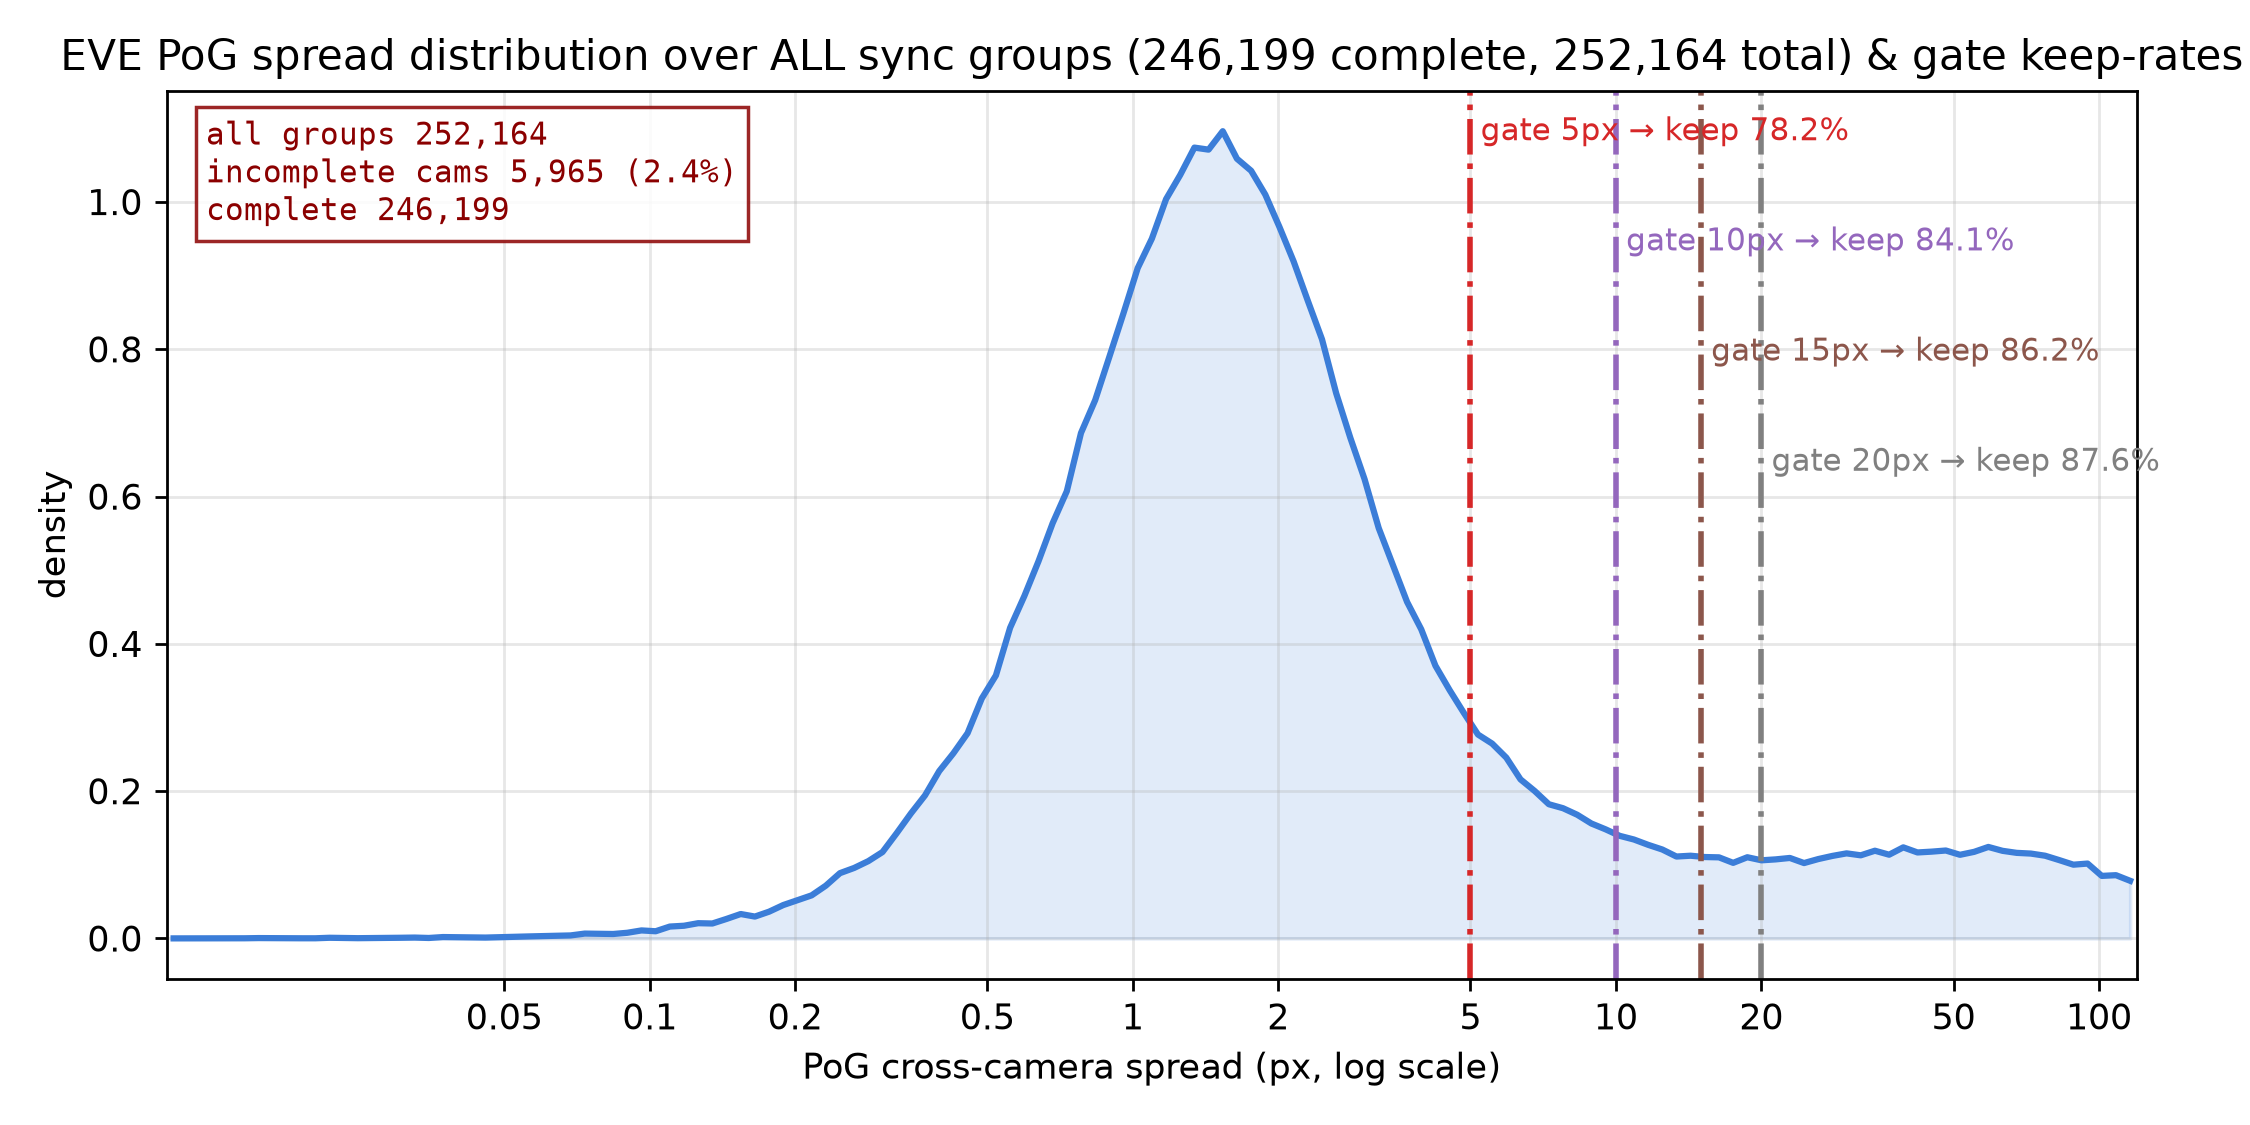

The script that saved this image:
"""PoG 跨相机离散门控阈值统计（全量组，2026-08-30 留档）

对 EVE 全部同步组（44 被试，不抽样）计算 PoG 跨相机离散（px），统计各门控
阈值（5/10/15/20px）相对**整个数据集**的保留/丢失比例，供阈值决策。
离散定义与 pos_hcs_consistency.py 组门控一致：四相机 PoG 屏幕坐标到均值的
最大欧氏距离（px）。

输出（本目录）:
  pog_spread_gate_stats.csv   阈值 | 保留组 | 占全部组 | 占四相机齐 | 额外再弃
  pog_spread_gate_stats.png   全量离散分布 + 各阈值保留率
用法（仓库根目录）:
  /ssd/conda/envs/yanglinxuan/opengaze/bin/python \
  preprocess/zhang2015-specific-face-model/get_face_model/eve/metrics/frame_consistency/pog_spread_gate_stats.py
"""
import json
import sys
from pathlib import Path

import h5py

import matplotlib
matplotlib.use('Agg')
import matplotlib.pyplot as plt
import numpy as np
from tqdm import tqdm

HERE = Path(__file__).resolve().parent
PROJECT_ROOT = HERE.parents[5]
sys.path.insert(0, str(PROJECT_ROOT))

from utils.logger import get_logger

log = get_logger('preprocess.specific_face_model.eve.pog_spread_gate_stats')

LM = Path('/media/yanglinxuan/zyx/EVE_dataset/eve_dataset/landmarks')
RAW = Path('/media/yanglinxuan/zyx/EVE_dataset/eve_dataset')
CAMS = ['basler', 'webcam_l', 'webcam_c', 'webcam_r']
THRESHOLDS = (5, 10, 15, 20)


def collect():
    """全部同步组 → (相机不齐数, 四相机齐组的离散数组)"""
    n_total = n_incomplete = 0
    spreads = []
    for sp in ('train', 'test'):
        for p in tqdm(sorted(LM.joinpath(sp).glob('*.h5')),
                      desc=f'{sp} subjects', unit='subj'):
            subj = p.stem
            with h5py.File(p, 'r') as f:
                fr = f['frame_index'][:].ravel()
                ci = f['cam_index'][:].ravel()
                st = f['step_index'][:].ravel()
                steps = json.loads(f.attrs['steps'])
            by = {}
            for r in range(len(fr)):
                c, rf, si = int(ci[r]), int(fr[r]), int(st[r])
                by.setdefault((rf // 2 if c == 0 else rf, si), []).append((c, rf))
            pog_cache = {}
            for (sync_f, si), rows in by.items():
                n_total += 1
                if set(c for c, _ in rows) != set(range(4)):
                    n_incomplete += 1
                    continue
                step = steps[si]
                vals = []
                for c, rf in rows:
                    if (si, c) not in pog_cache:
                        with h5py.File(RAW / subj / step / f'{CAMS[c]}.h5',
                                       'r') as hf:
                            pog_cache[(si, c)] = np.array(
                                hf['face_PoG_tobii/data'])
                    dat = pog_cache[(si, c)]
                    vals.append(dat[min(rf, len(dat) - 1)])
                P = np.stack(vals)
                spreads.append(float(
                    np.max(np.linalg.norm(P - P.mean(0), axis=1))))
    return n_total, n_incomplete, np.array(spreads)


def main():
    n_total, n_incomplete, S = collect()
    n_complete = len(S)
    kept = {t: int((S <= t).sum()) for t in THRESHOLDS}
    kept20 = kept[20]

    csv = HERE / 'pog_spread_gate_stats.csv'
    with open(csv, 'w') as f:
        f.write('gate_px,kept_groups,pct_of_all,pct_of_complete,'
                'extra_drop_vs_20px\n')
        for t in THRESHOLDS:
            extra = '0.0%' if t == 20 else f'{(kept20 - kept[t]) / n_total:.1%}'
            f.write(f'{t},{kept[t]},{kept[t] / n_total:.3f},'
                    f'{kept[t] / n_complete:.3f},{extra}\n')
    log.info(f'全部同步组 {n_total:,} | 相机不齐 {n_incomplete:,} '
             f'({n_incomplete / n_total:.1%}) | 四相机齐 {n_complete:,}')
    for t in THRESHOLDS:
        extra = 0 if t == 20 else (kept20 - kept[t]) / n_total
        log.info(f'门控 ≤{t:>2}px: 保留 {kept[t]:>9,} '
                 f'({kept[t] / n_total:.1%} of 全部, '
                 f'{kept[t] / n_complete:.1%} of 四相机齐) | '
                 f'较 20px 再弃 {extra:.1%}')

    # 分布图（对数横轴，风格同 hcs_true6_dist / pog_spread_dist）
    fig, ax = plt.subplots(figsize=(9, 4.5))
    hi = 120.0
    lo = max(1e-2, S[S > 0].min() * 0.6)
    bins = np.logspace(np.log10(lo), np.log10(hi), 140)
    cnt, edges = np.histogram(S, bins=bins)
    dens = cnt / (len(S) * np.diff(np.log10(bins)))
    centers = np.sqrt(edges[:-1] * edges[1:])
    ax.plot(centers, dens, lw=1.8, color='#3b7dd8')
    ax.fill_between(centers, dens, alpha=0.15, color='#3b7dd8')
    ax.set_xscale('log')
    top = ax.get_ylim()[1]
    ys = [top * 0.97, top * 0.84, top * 0.71, top * 0.58]   # 每 4 个一错开
    marks = []
    for t in THRESHOLDS:
        marks.append((f'gate {t}px → keep {kept[t] / n_total:.1%}', t,
                      {5: 'tab:red', 10: 'tab:purple',
                       15: 'tab:brown', 20: 'gray'}[t]))
    marks.sort(key=lambda m: m[1])
    for i, (lbl, v, c) in enumerate(marks):
        ax.axvline(v, color=c, ls='-.', lw=1.6)
        ax.text(v * 1.05, ys[i % 4], lbl, color=c, fontsize=9,
                ha='left', va='top')
    ax.text(0.02, 0.97,
            f'all groups {n_total:,}\nincomplete cams {n_incomplete:,} '
            f'({n_incomplete / n_total:.1%})\ncomplete {n_complete:,}',
            transform=ax.transAxes, ha='left', va='top', fontsize=9,
            color='darkred', family='monospace',
            bbox=dict(fc='white', ec='darkred', alpha=0.85, pad=3))
    ax.set_xlim(lo, hi)
    ticks = [v for v in (0.05, 0.1, 0.2, 0.5, 1, 2, 5, 10, 20, 50, 100)
             if lo <= v <= hi]
    ax.set_xticks(ticks)
    ax.set_xticklabels([f'{v:g}' for v in ticks])
    ax.minorticks_off()
    ax.set_xlabel('PoG cross-camera spread (px, log scale)')
    ax.set_ylabel('density')
    ax.set_title(f'EVE PoG spread distribution over ALL sync groups '
                 f'({len(S):,} complete, {n_total:,} total) & gate keep-rates')
    ax.grid(alpha=0.3)
    fig.tight_layout()
    png = HERE / 'pog_spread_gate_stats.png'
    fig.savefig(png, dpi=250)
    log.info(f'输出 {csv.name} / {png.name}')


if __name__ == '__main__':
    main()
